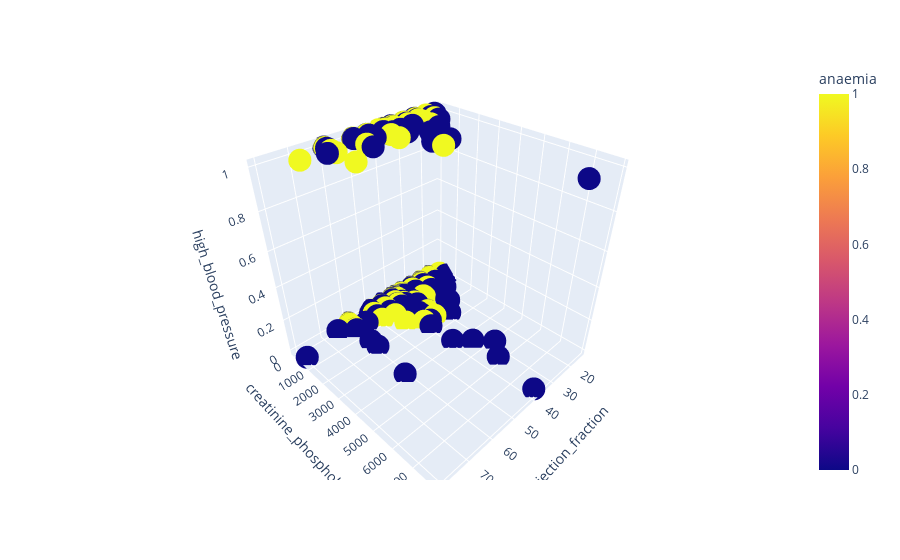

Notebook source saved alongside this figure:
### Code cell
pl.scatter_3d(df,x='ejection_fraction',y='creatinine_phosphokinase',z='high_blood_pressure',color='anaemia')

### Figure 1 — Plotly figure (JSON) as saved in the notebook; plotly's stock layout.template omitted (floating-point values rounded to 4 significant figures; data arrays with more than 128 entries replaced by an {"elided": "..."} marker saying what was removed)
{"data": [{"hovertemplate": "ejection_fraction=%{x}<br>creatinine_phosphokinase=%{y}<br>high_blood_pressure=%{z}<br>anaemia=%{marker.color}<extra></extra>", "legendgroup": "", "marker": {"color": {"elided": "299 int values"}, "coloraxis": "coloraxis", "symbol": "circle"}, "mode": "markers", "name": "", "scene": "scene", "showlegend": false, "type": "scatter3d", "x": {"elided": "299 int values"}, "y": {"elided": "299 int values"}, "z": {"elided": "299 int values"}}], "layout": {"coloraxis": {"colorbar": {"title": {"text": "anaemia"}}, "colorscale": [[0, "#0d0887"], [0.1111, "#46039f"], [0.2222, "#7201a8"], [0.3333, "#9c179e"], [0.4444, "#bd3786"], [0.5556, "#d8576b"], [0.6667, "#ed7953"], [0.7778, "#fb9f3a"], [0.8889, "#fdca26"], [1, "#f0f921"]]}, "legend": {"tracegroupgap": 0}, "margin": {"t": 60}, "scene": {"domain": {"x": [0, 1], "y": [0, 1]}, "xaxis": {"title": {"text": "ejection_fraction"}}, "yaxis": {"title": {"text": "creatinine_phosphokinase"}}, "zaxis": {"title": {"text": "high_blood_pressure"}}}}}
